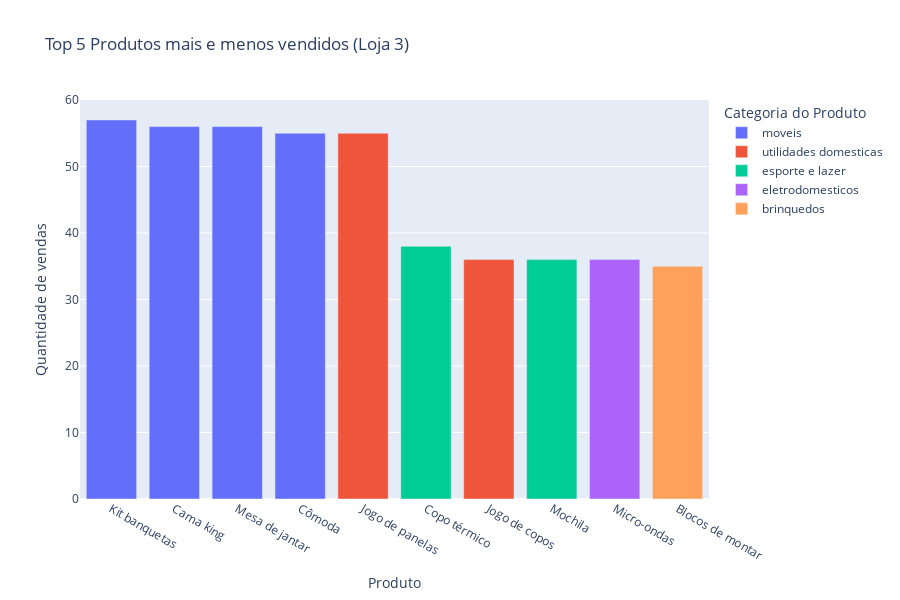

Notebook code cell kept with this figure:
### Markdown cell above
#### Loja 3

### Code cell
top5_mais_menos_vendidos_loja3 = pd.concat([produtos_mais_vendidos_loja3.head(), produtos_mais_vendidos_loja3.tail()], ignore_index=True)
top5_mais_menos_vendidos_loja3 = top5_mais_menos_vendidos_loja3.sort_values(by='Quantidade de vendas', ascending=False)


fig = px.bar(top5_mais_menos_vendidos_loja3,
             x='Produto', y='Quantidade de vendas',
             hover_data=['Categoria do Produto'], 
             labels=({'Categoria do Produto': 'Categoria do Produto'}), 
             title='Top 5 Produtos mais e menos vendidos (Loja 3)', 
             color='Categoria do Produto',
             height=600, 
             category_orders={
                'Produto': top5_mais_menos_vendidos_loja3['Produto'].tolist()
             }
            )

fig.show()

### Figure 1 — Plotly figure (JSON) as saved in the notebook; plotly's stock layout.template omitted (floating-point values rounded to 4 significant figures)
{"data": [{"customdata": [["moveis"], ["moveis"], ["moveis"], ["moveis"]], "hovertemplate": "Categoria do Produto=%{customdata[0]}<br>Produto=%{x}<br>Quantidade de vendas=%{y}<extra></extra>", "legendgroup": "moveis", "marker": {"color": "#636efa", "pattern": {"shape": ""}}, "name": "moveis", "orientation": "v", "showlegend": true, "textposition": "auto", "type": "bar", "x": ["Kit banquetas", "Cama king", "Mesa de jantar", "Cômoda"], "xaxis": "x", "y": [57, 56, 56, 55], "yaxis": "y"}, {"customdata": [["utilidades domesticas"], ["utilidades domesticas"]], "hovertemplate": "Categoria do Produto=%{customdata[0]}<br>Produto=%{x}<br>Quantidade de vendas=%{y}<extra></extra>", "legendgroup": "utilidades domesticas", "marker": {"color": "#EF553B", "pattern": {"shape": ""}}, "name": "utilidades domesticas", "orientation": "v", "showlegend": true, "textposition": "auto", "type": "bar", "x": ["Jogo de panelas", "Jogo de copos"], "xaxis": "x", "y": [55, 36], "yaxis": "y"}, {"customdata": [["esporte e lazer"], ["esporte e lazer"]], "hovertemplate": "Categoria do Produto=%{customdata[0]}<br>Produto=%{x}<br>Quantidade de vendas=%{y}<extra></extra>", "legendgroup": "esporte e lazer", "marker": {"color": "#00cc96", "pattern": {"shape": ""}}, "name": "esporte e lazer", "orientation": "v", "showlegend": true, "textposition": "auto", "type": "bar", "x": ["Copo térmico", "Mochila"], "xaxis": "x", "y": [38, 36], "yaxis": "y"}, {"customdata": [["eletrodomesticos"]], "hovertemplate": "Categoria do Produto=%{customdata[0]}<br>Produto=%{x}<br>Quantidade de vendas=%{y}<extra></extra>", "legendgroup": "eletrodomesticos", "marker": {"color": "#ab63fa", "pattern": {"shape": ""}}, "name": "eletrodomesticos", "orientation": "v", "showlegend": true, "textposition": "auto", "type": "bar", "x": ["Micro-ondas"], "xaxis": "x", "y": [36], "yaxis": "y"}, {"customdata": [["brinquedos"]], "hovertemplate": "Categoria do Produto=%{customdata[0]}<br>Produto=%{x}<br>Quantidade de vendas=%{y}<extra></extra>", "legendgroup": "brinquedos", "marker": {"color": "#FFA15A", "pattern": {"shape": ""}}, "name": "brinquedos", "orientation": "v", "showlegend": true, "textposition": "auto", "type": "bar", "x": ["Blocos de montar"], "xaxis": "x", "y": [35], "yaxis": "y"}], "layout": {"barmode": "relative", "height": 600, "legend": {"title": {"text": "Categoria do Produto"}, "tracegroupgap": 0}, "title": {"text": "Top 5 Produtos mais e menos vendidos (Loja 3)"}, "xaxis": {"anchor": "y", "categoryarray": ["Kit banquetas", "Cama king", "Mesa de jantar", "Cômoda", "Jogo de panelas", "Copo térmico", "Jogo de copos", "Mochila", "Micro-ondas", "Blocos de montar"], "categoryorder": "array", "domain": [0, 1], "title": {"text": "Produto"}}, "yaxis": {"anchor": "x", "domain": [0, 1], "title": {"text": "Quantidade de vendas"}}}}
